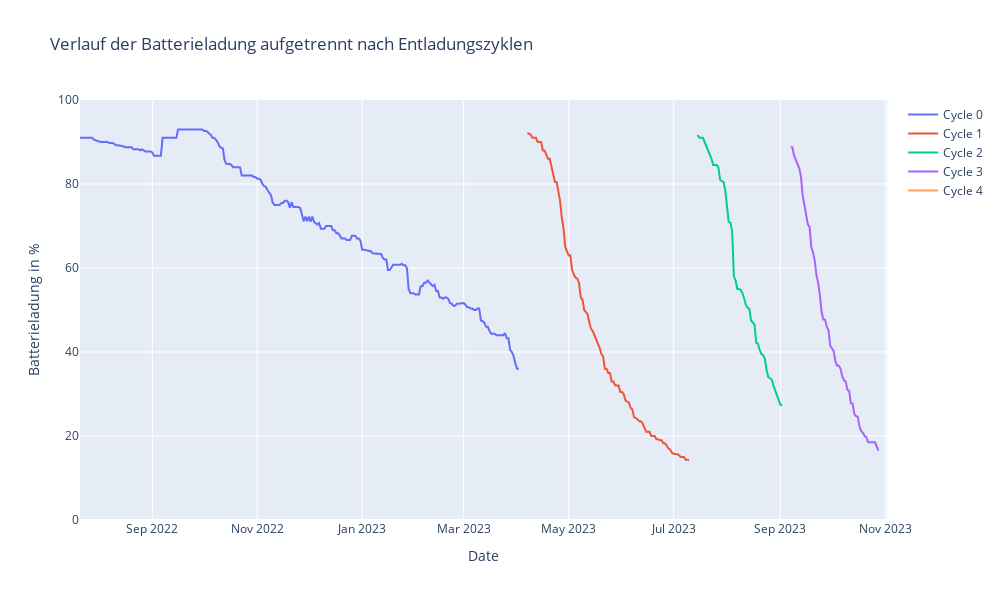

Notebook cell for this chart:
### Code cell
df_filtered = prep_data.filter_outliers(df_cycles)
df_ffilled = prep_data.ffill_cycles(df_filtered)
plots.plot_cycles(df_ffilled, title="Verlauf der Batterieladung aufgetrennt nach Entladungszyklen")
